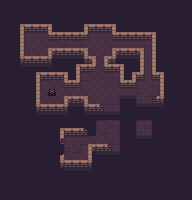

A 2D game scene composited from a Tiled map and its tileset images. What follows is a short description and the map's XML, with every tile layer's data as written:
An orthogonal 24x25 tile map with 8x8 px tiles, 2 tile layers (Floor, Walls).

<map version="1.10" tiledversion="1.11.0" orientation="orthogonal" renderorder="right-down" width="24" height="25" tilewidth="8" tileheight="8" infinite="0" backgroundcolor="#291e31" nextlayerid="4" nextobjectid="1">
 <tileset firstgid="1" name="Topdown" tilewidth="8" tileheight="8" tilecount="64" columns="8">
  <image source="../asset/tileset/topdown.png" width="64" height="64" />
 </tileset>
 <layer id="1" name="Floor" width="24" height="25">
  <data encoding="csv">
0,0,0,0,0,0,0,0,0,0,0,0,0,0,0,0,0,0,0,0,0,0,0,0,
0,0,0,0,0,0,0,0,0,0,0,0,0,0,0,0,0,0,0,0,0,0,0,0,
0,0,0,0,0,0,0,0,0,0,0,0,0,0,0,0,0,0,0,0,0,0,0,0,
0,0,0,0,0,0,0,0,0,0,0,0,0,0,0,0,0,0,0,0,0,0,0,0,
0,0,0,25,26,26,0,0,0,0,0,25,27,27,0,0,0,0,0,0,0,0,0,0,
0,0,0,33,35,34,27,34,42,26,42,35,35,34,26,27,26,26,28,0,0,0,0,0,
0,0,0,41,34,35,0,0,0,0,0,34,35,44,0,0,0,0,37,0,0,0,0,0,
0,0,0,0,0,0,30,31,31,31,32,0,34,0,30,31,31,32,29,0,0,0,0,0,
0,0,30,31,31,31,32,0,0,0,0,0,34,0,0,0,0,0,37,0,0,0,0,0,
0,0,0,0,0,0,0,0,0,0,25,34,34,27,28,0,0,0,37,0,0,0,0,0,
0,0,0,0,0,25,34,34,0,0,25,35,35,43,36,0,0,25,35,28,0,0,0,0,
0,0,0,0,0,34,35,35,34,35,34,35,35,35,35,53,45,42,35,36,0,0,0,0,
0,0,0,0,0,34,34,34,0,0,0,34,35,43,36,31,31,49,50,25,0,0,0,0,
0,0,0,0,0,0,0,0,30,31,32,25,25,50,52,0,0,31,31,31,32,0,0,0,
0,0,0,0,30,31,31,31,32,0,30,31,31,31,31,0,0,0,0,0,0,0,0,0,
0,0,0,0,0,0,0,0,0,0,0,0,25,34,28,0,0,25,28,0,0,0,0,0,
0,0,0,0,0,0,0,0,0,0,0,0,34,42,36,0,0,49,52,0,0,0,0,0,
0,0,0,0,0,0,0,0,25,26,27,34,35,34,44,0,0,31,31,0,0,0,0,0,
0,0,0,0,0,0,0,0,49,34,25,0,25,25,52,0,0,0,0,0,0,0,0,0,
0,0,0,0,0,0,0,0,34,26,35,0,31,31,31,0,0,0,0,0,0,0,0,0,
0,0,0,0,0,0,0,0,0,0,0,0,0,0,0,0,0,0,0,0,0,0,0,0,
0,0,0,0,0,0,0,0,31,31,31,32,0,0,0,0,0,0,0,0,0,0,0,0,
0,0,0,0,0,0,0,0,0,0,0,0,0,0,0,0,0,0,0,0,0,0,0,0,
0,0,0,0,0,0,0,0,0,0,0,0,0,0,0,0,0,0,0,0,0,0,0,0,
0,0,0,0,0,0,0,0,0,0,0,0,0,0,0,0,0,0,0,0,0,0,0,0
</data>
 </layer>
 <layer id="3" name="Walls" width="24" height="25">
  <data encoding="csv">
0,0,0,0,0,0,0,0,0,0,0,0,0,0,0,0,0,0,0,0,0,0,0,0,
0,0,0,0,0,0,0,0,0,0,0,0,0,0,0,0,0,0,0,0,0,0,0,0,
0,0,0,0,0,0,0,0,0,0,0,0,0,0,0,0,0,0,0,0,0,0,0,0,
0,0,3,2,2,2,4,0,0,0,3,2,2,2,4,0,0,0,0,0,0,0,0,0,
0,0,11,0,0,0,21,2,2,2,22,0,0,0,21,2,2,2,2,4,0,0,0,0,
0,0,11,0,0,0,0,0,0,0,0,0,0,0,0,0,0,0,0,12,0,0,0,0,
0,0,11,0,0,0,13,2,2,2,14,0,0,0,13,2,2,14,0,12,0,0,0,0,
0,0,19,2,2,2,20,0,0,0,19,14,0,13,20,0,0,11,0,12,0,0,0,0,
0,0,0,0,0,0,0,0,0,3,2,22,0,21,2,4,0,11,0,12,0,0,0,0,
0,0,0,0,3,2,2,2,4,11,0,0,0,0,0,12,3,22,0,21,4,0,0,0,
0,0,0,0,11,0,0,0,21,22,0,0,0,0,0,21,22,0,0,0,12,0,0,0,
0,0,0,0,11,0,7,0,0,0,0,0,0,0,0,0,0,0,0,0,12,0,0,0,
0,0,0,0,11,0,0,0,13,2,14,0,0,0,0,0,0,0,0,6,20,0,0,0,
0,0,0,0,19,2,2,2,20,0,19,2,5,0,0,0,0,0,0,0,0,0,0,0,
0,0,0,0,0,0,0,0,0,0,0,0,0,0,0,0,0,0,0,0,0,0,0,0,
0,0,0,0,0,0,0,0,0,0,0,0,0,0,0,0,0,0,0,0,0,0,0,0,
0,0,0,0,0,0,0,3,2,2,5,0,0,0,0,0,0,0,0,0,0,0,0,0,
0,0,0,0,0,0,0,17,0,0,0,0,0,0,0,0,0,0,0,0,0,0,0,0,
0,0,0,0,0,0,0,0,0,0,0,13,2,5,0,0,0,0,0,0,0,0,0,0,
0,0,0,0,0,0,0,9,0,0,0,12,0,0,0,0,0,0,0,0,0,0,0,0,
0,0,0,0,0,0,0,19,2,2,2,20,0,0,0,0,0,0,0,0,0,0,0,0,
0,0,0,0,0,0,0,0,0,0,0,0,0,0,0,0,0,0,0,0,0,0,0,0,
0,0,0,0,0,0,0,0,0,0,0,0,0,0,0,0,0,0,0,0,0,0,0,0,
0,0,0,0,0,0,0,0,0,0,0,0,0,0,0,0,0,0,0,0,0,0,0,0,
0,0,0,0,0,0,0,0,0,0,0,0,0,0,0,0,0,0,0,0,0,0,0,0
</data>
 </layer>
</map>
